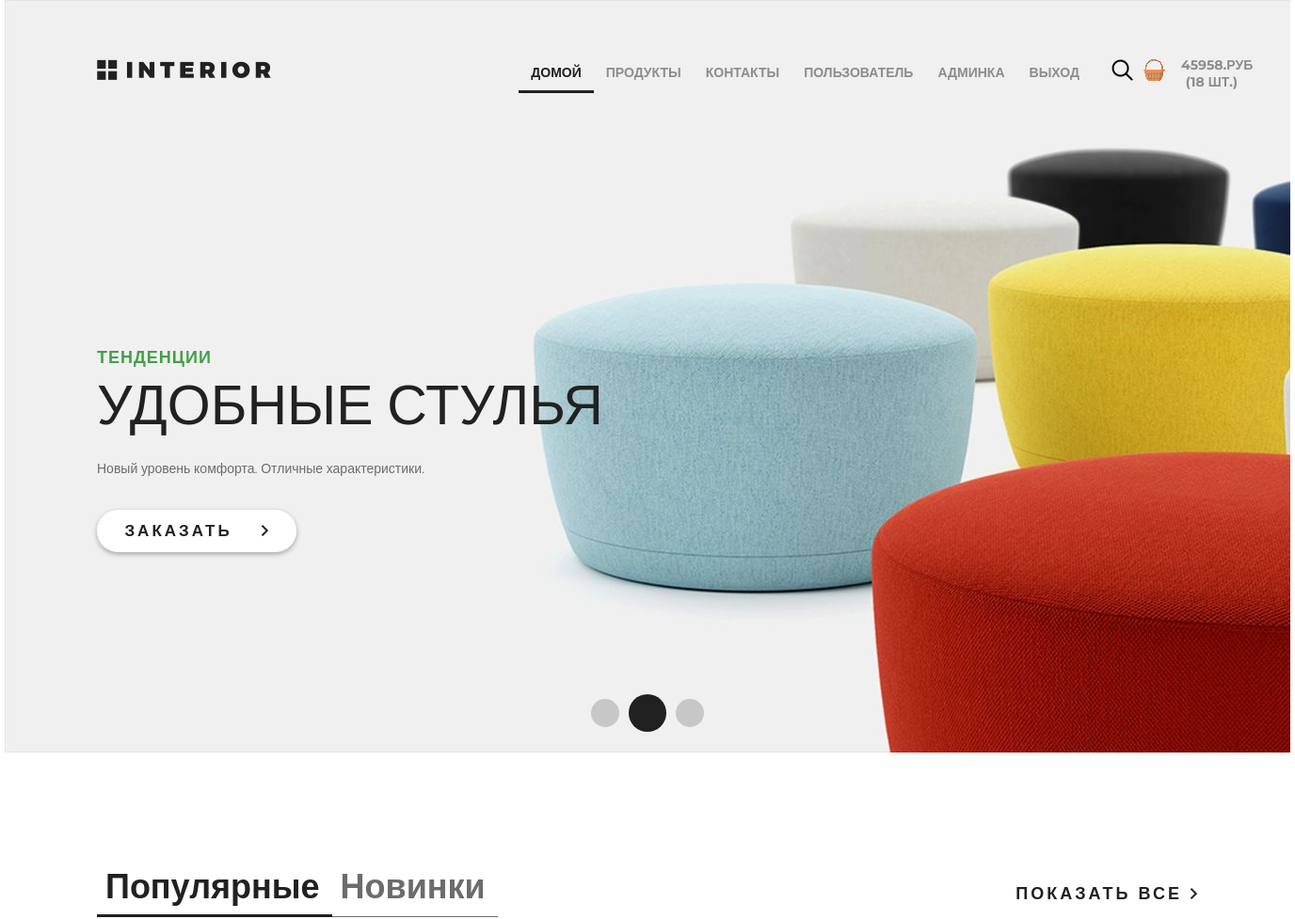
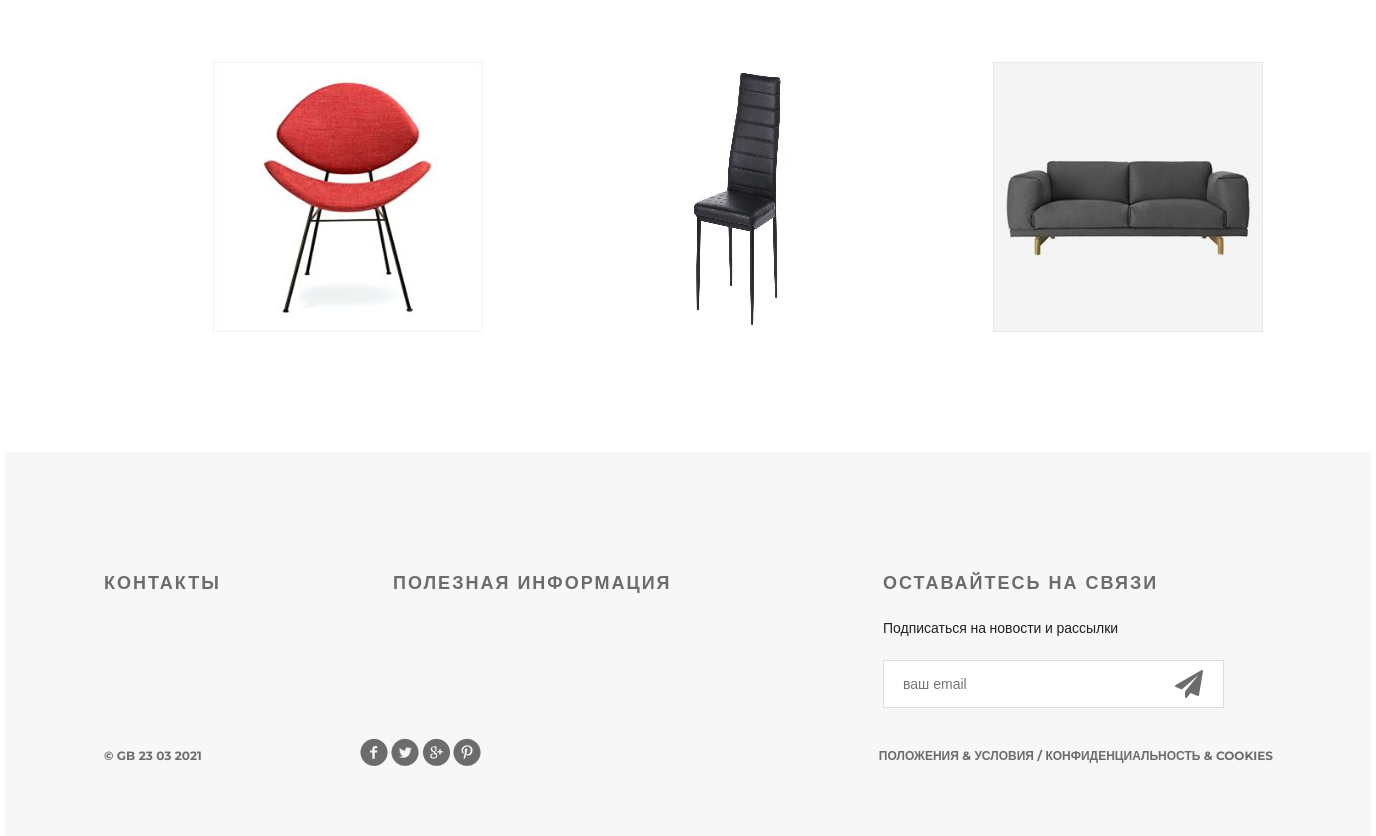
Page / (signed in) on the committed database (2 pictures, top to bottom).
### authapp/models.py (models this page shows)
class ShopUser(AbstractUser):
    avatar = models.ImageField(upload_to='users_avatar',blank=True)
    age = models.PositiveSmallIntegerField(verbose_name='возраст')

### basketapp/models.py (models this page shows)
class Basket(models.Model):
    user = models.ForeignKey(settings.AUTH_USER_MODEL, on_delete=models.CASCADE, related_name='basket')
    product = models.ForeignKey(Product, on_delete=models.CASCADE)
    quantity = models.PositiveSmallIntegerField(verbose_name='количество', default=0)
    add_datetime = models.DateTimeField(auto_now_add=True, verbose_name='время')
    @property
    def product_cost(self):
        return self.product.price * self.quantity
    @property
    def total_quantity(self):
        _items = Basket.objects.filter(user=self.user)
        _total_quantity = sum(list(map(lambda x: x.quantity, _items)))
        return _total_quantity
    @property
    def total_cost(self):
        _items = Basket.objects.filter(user=self.user)
        _total_cost = sum(list(map(lambda x: x.product_cost, _items)))
        return _total_cost

### mainapp/models.py (models this page shows, shortened)
class Product(models.Model):
    category = models.ForeignKey(ProductCategory, on_delete=models.CASCADE)
    name = models.CharField(max_length=128, verbose_name='имя')
    image = models.ImageField(upload_to='products_images', blank=True)
    short_desc = models.CharField(max_length=64, verbose_name='краткое описание', blank=True)
    description = models.TextField(blank=True, verbose_name='описание')
    price = models.DecimalField(verbose_name='цена', max_digits=8, decimal_places=2, default=0)
    quantity = models.PositiveIntegerField(verbose_name='количество на складе', default=0)
    is_active = models.BooleanField(verbose_name='активность', default=True)

### mainapp/views.py (the view)
# urls.py: path('', mainapp.main, name='main'),
def main(request):
    products = Product.objects.all()[:3]
    context = {
            'title': "главная",
            'social_links': social_links,
            'products': products,
            'basket': get_basket(request.user),
            }
    return render(request, 'mainapp/index.html', context)

### mainapp/views.py (called while the page is built)
def get_basket(user):
    if user.is_authenticated:
        return Basket.objects.filter(user=user)
    return []

### mainapp/templates/mainapp/index.html (shortened to what this page needs)
{% extends 'mainapp/base.html' %}
{% load static%}
{% block content %}
<div class="slider">
  {% include 'mainapp/includes/inc_main_menu.html' %}
  <div class="text-slider">
    <h3 class="green">тенденции</h3>
    <h3 class="big"> удобные стулья</h3>
    <p>Новый уровень комфорта. Отличные характеристики.</p>
    <a href="#" class="button-order">заказать
      <img src="{% static 'img/arrow.png' %}" alt="">
    </a>
  </div>
  <div class="navi">
    <a href="#"></a><a href="#"></a><a href="#"></a>
  </div>
</div>
<div class="featured">
  <div class="featured-menu">
    <a class="active" href="#">Популярные</a><a href="#">Новинки</a>
  </div>
  <a class="explore" href="#">показать все <img src="{% static 'img/arrow.png' %}" alt=""></a>
  <div class="clearfix"></div>
  <div class="tab-content">
    {% for product in products %}
    <div class="block">
      <a href="{% url 'products:product' product.pk %}">
        <img src="/media/{{ product.image}}" alt="{{ product.name }}">
      </a>
    </div>
    {% endfor %}
  </div>
  <div class="clr"></div>
</div>
{% endblock %}

### mainapp/templates/mainapp/includes/inc_main_menu.html (shortened to what this page needs)
<div class="header clearfix">
  <a href="/" class="logo"></a>
  <ul class="menu">
		<li>
			<a href="{% url 'main' %}"
				{% if request.resolver_match.url_name == 'main' %}
				class="active"
				{% endif %}>
					домой
			</a>
		</li>
		<li>
			<a href="{% url 'products:products' %}"
				>
					продукты
			</a>
		</li>
		<li>
			<a href="{% url 'contact' %}"
				>
					контакты
			</a>
		</li>
		{% if user.is_authenticated %}
		<li>
			<a href="{% url 'auth:edit' %}">
				{{ user.first_name|default:"Пользователь" }}
			</a>
		</li>
		{% if user.is_superuser %}
		<li>
			<a href="{% url 'adminapp:user_read' %}">
				Админка
			</a>
		</li>
		{% endif %}
		<li>
		 	<a href="{% url 'auth:logout' %}">
				выход
		 	</a>
		</li>
		{% else %}
		<li>
			<a href="{% url 'auth:login' %}">
				вход
		  	</a>
		</li>
		{% endif %}
  </ul>
  <a href="#" class="search"></a>
  <a href="{% url 'basket:view' %}" class="basket"></a>
  <span class="basket-count">
    {% if basket %}
      {{ basket.0.total_cost|floatformat:0 }}.руб
      ({{ basket.0.total_quantity }} шт.)
    {% endif %}
  </span>
</div>

### static/style.css (style rules this page uses)
* { margin: 0; padding: 0; }
body { font-family: 'Montserrat', sans-serif; }
html, body { height: 100%; }
.clr { height: 384px; }
.slider { height: 800px; background-image: url(img/slider.jpg); padding-left: 98px; padding-right: 211px; position: relative; }
.logo { background-image: url(img/logo.png); margin-top: 63px; width: 185px; height: 22px; float: left; }
.menu { list-style-type: none; margin-top: 67px; float: right; }
.menu li { float: left; }
.menu a { color: #8c8c8c; font-size: 14px; font-weight: 700; text-align: right; text-transform: uppercase; text-decoration: none; padding: 10px 13px; }
.menu .active { color: #212121; font-weight: 700; border-bottom: 3px solid #212121; }
.search { display: block; width: 23px; height: 23px; background-image: url(img/search.png); position: absolute; top: 63px; left: 1176px; }
.basket { display: block; width: 23px; height: 23px; background-image: url(img/basket.png); position: absolute; top: 63px; left: 1210px; }
.basket-count { display: block; width: 60px; height: 23px; position: absolute; top: 60px; left: 1250px; color: #8c8c8c; font-size: 14px; font-weight: 700; text-align: right; text-transform: uppercase; text-decoration: none; }
.clearfix:after { content: ""; display: block; clear: both; }
.text-slider { margin-top: 288px; position: absolute; }
.text-slider p { color: #6c6c6c; font-size: 14px; text-align: left; width: 458px; line-height: 24px; }
.button-order { background-color: #ffffff; box-shadow: 0px 2px 4.85px 0.15px rgba(33, 33, 33, 0.35); width: 212px; height: 45px; display: block; text-transform: uppercase; text-align: center; border-radius: 22px; text-decoration: none; color: #212121; font-size: 17px; font-weight: 700; line-height: 45px; margin-top: 32px; letter-spacing: 3px; }
.button-order img { padding-left: 22px; }
.green { text-transform: uppercase; color: #43a047; font-size: 18px; font-weight: 700; text-align: left; margin-bottom: 22px; line-height: 13px; letter-spacing: 1px; }
.big { color: #212121; font-size: 59px; line-height: 43px; text-transform: uppercase; font-weight: 100; margin-bottom: 34px; }
.navi { position: absolute; bottom: 22px; right: 618px; display: flex; width: 130px; height: 40px; justify-content: space-between; align-items: center; }
.navi a { display: block; width: 30px; height: 30px; border-radius: 50%; background-color: rgba(33, 33, 33, 0.2); float: left; margin: 0px 5px; }
.navi a:nth-child(2) { display: block; width: 40px; height: 40px; border-radius: 50%; background-color: #212121; float: left; margin: 0px; }
.featured { padding-left: 98px; padding-right: 98px; }
.featured-menu { margin-top: 120px; width: 300px; height: 49px; float: left; }
.featured-menu a { color: #6c6c6c; font-size: 36px; font-weight: 700; text-align: left; text-decoration: none; border-bottom: 1px solid #6c6c6c; padding-bottom: 10px; padding-right: 13px; padding-left: 9px; }
.featured-menu .active { font-size: 36px; font-weight: 700; text-align: left; color: #212121; border-bottom: 3px solid #212121; padding-bottom: 8px; }
.explore { text-transform: uppercase; color: #212121; font-size: 18px; font-weight: 700; line-height: 24px; text-align: center; float: right; margin-top: 138px; letter-spacing: 3px; text-decoration: none; }
.tab-content { margin-top: 50px; display: flex; flex-flow: row wrap; justify-content: space-around; margin-bottom: 120px; }
.tab-content .block { height: 270px; width: 270px; position: relative; margin-left: 100px; margin-top: 20px; }

### rows in the picture
ShopUser: first_name "ПОЛЬЗОВАТЕЛЬ"
Basket: user+product+quantity "45958", user+quantity "18"
Product: image (picture)
Product: image (picture)
Product: image (picture)
